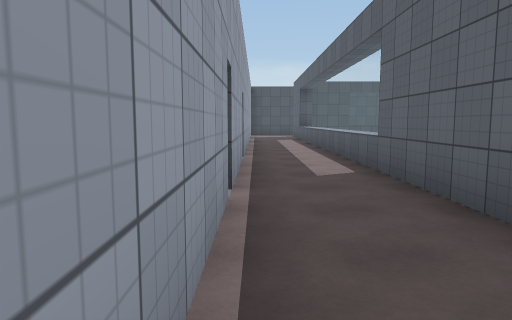
View 1 (above)

20 first-person views from a walk through a 3-D level made in the Unity game engine. The camera is 1.4 m above the floor, tilts 6° down and sees 70° across. The floor is counted in squares, 2 m on a side. Each view is taken from the middle of a square. On the plan, view 1 faces up. The plan holds only what a view shows up to about 11 squares ahead; the rest is blank. The place goes on beyond the plan. The player character is not drawn. Door leaves are left out, so doorways stand open. Surface patterns are stand-ins for the level's own textures.

View 2
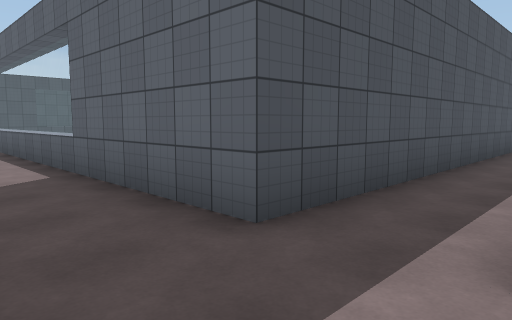

View 3
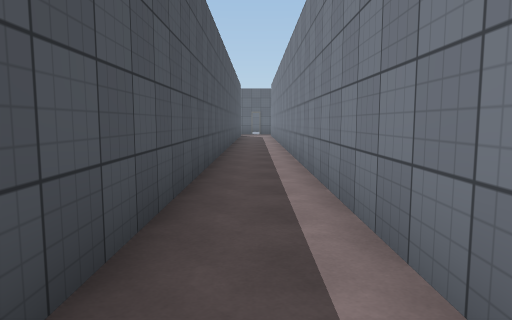

View 4
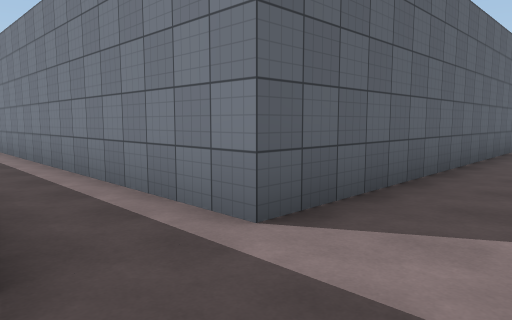

View 5
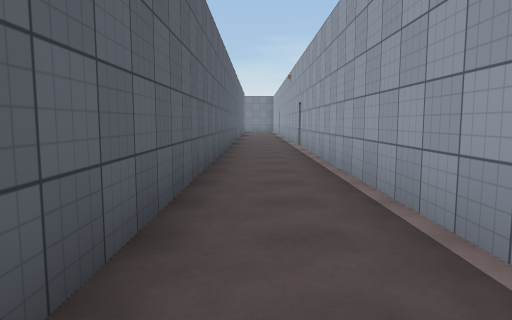

View 6
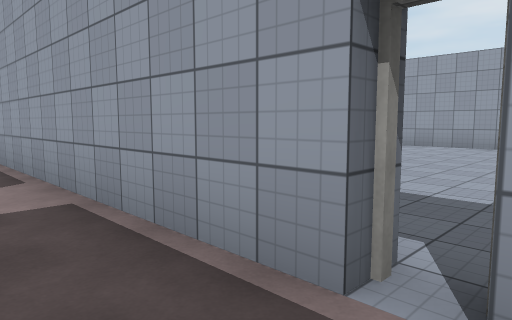

View 7
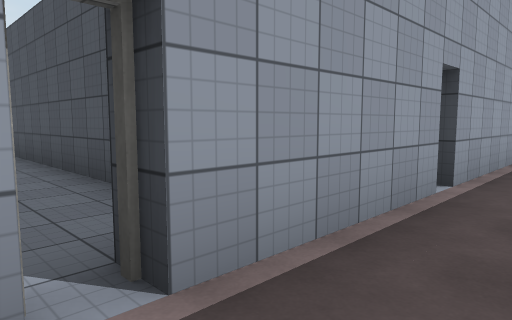

View 8
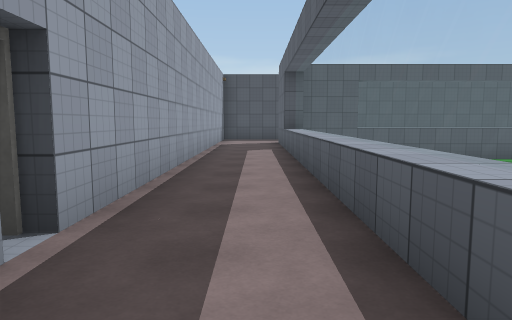

View 9
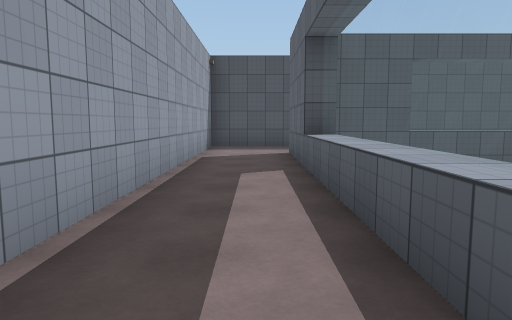

View 10
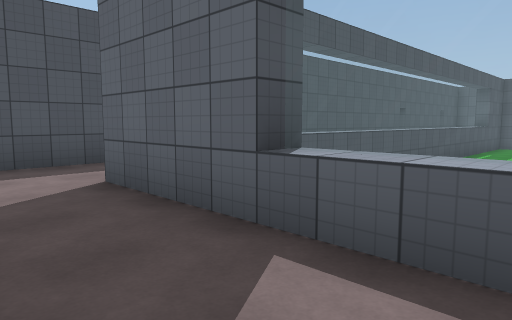

View 11
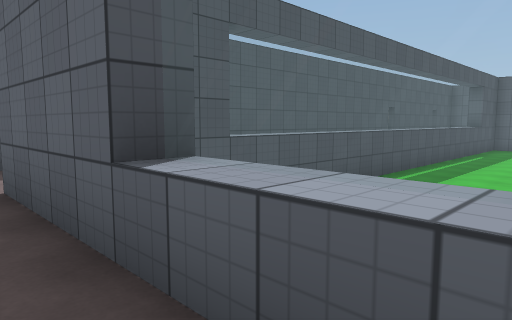

View 12
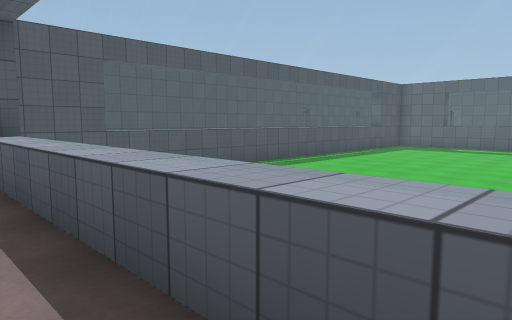

View 13
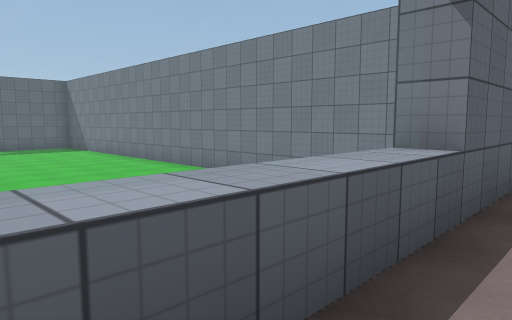

View 14
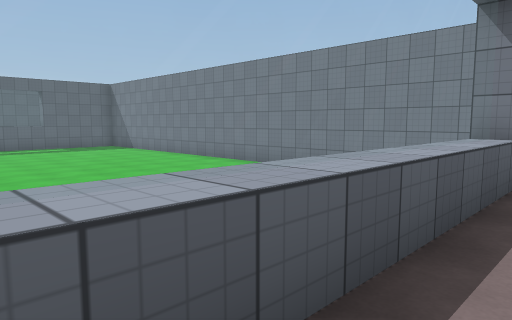

View 15
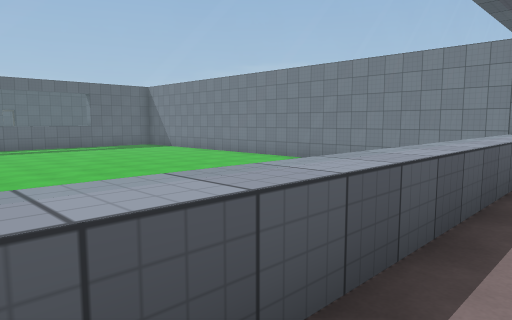

View 16
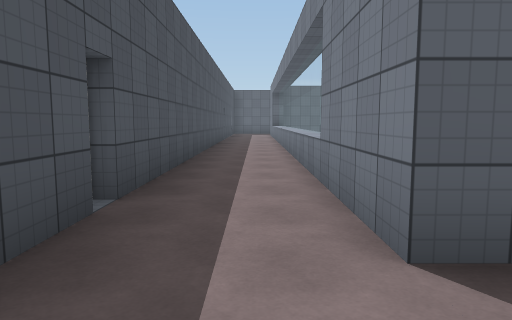

View 17
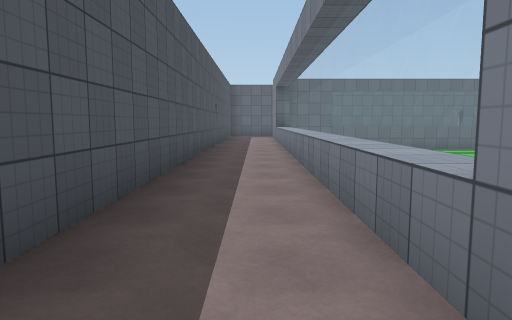

View 18
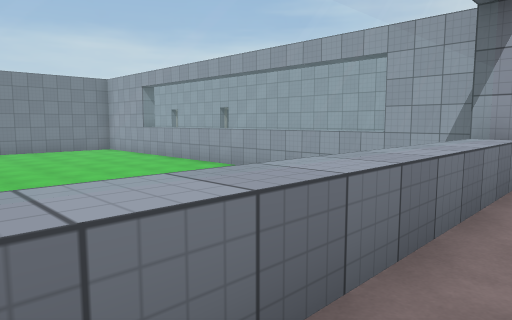

View 19
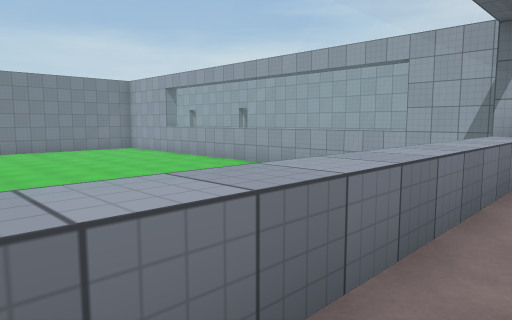

View 20
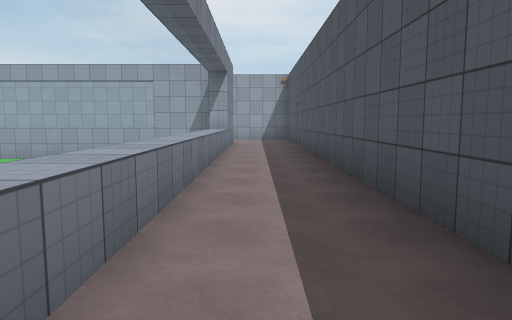

### Floor plan
Points are (right, up) in squares from view 1. A wall is a line through its corners. A room is listed if a view was taken in it or the views show most of it. See-through windows are left out.
Room 1 (views 1, 2, 3, 4, 5, 6, 7)
walls: (-0.2, 3.3) (-0.2, -10.2); (-0.2, 3.8) (-0.8, 3.8); (-0.5, 3.9) (-0.5, 3.2); (1.8, -9.6) (1.8, 0.2) (12, 0.2); (11.8, 1.7) (1.8, 1.7) (1.8, 4.4)
ways out: opening at (1, 4) to room 2; opening at (1, -10); open door at (-0.5, 3.5)
Room 2 (view 8)
walls: (-0.2, 6.9) (-0.2, 3.8); (-0.2, 7.3) (-0.6, 7.3); (1.8, 4.4) (1.8, 7.4); (-0.9, 3.3) (-0.2, 3.3)
ways out: opening at (1, 4) to room 1; opening at (1, 7) to room 3; open door at (-0.5, 7)
Room 3 (views 9, 10, 11, 12, 13, 14, 15, 16, 17, 18, 19, 20)
walls: (2.8, 19.2) (-0.2, 19.2) (-0.2, 7.3); (1.8, 7.4) (1.8, 17.3) (13.1, 17.3); (14, 19.2) (3.2, 19.2)
ways out: opening at (1, 7) to room 2; open door at (3, 19.5); open door at (14, 19.5)

Positions as (right, up) in squares from view 1, and headings:
1: (0, 0), facing up
2: (0, 0), facing up-right
3: (1, 1), facing right
4: (0, 2), facing down-right
5: (1, 0), facing down
6: (1, 4), facing down-left
7: (1, 3), facing up-left
8: (1, 5), facing up
9: (1, 9), facing up
10: (0, 13), facing up-right
11: (1, 13), facing up-right
12: (1, 9), facing up-right
13: (1, 8), facing down-right
14: (1, 10), facing down-right
15: (1, 12), facing down-right
16: (0, 18), facing right
17: (3, 18), facing right
18: (9, 18), facing down-left
19: (10, 18), facing down-left
20: (14, 18), facing left
